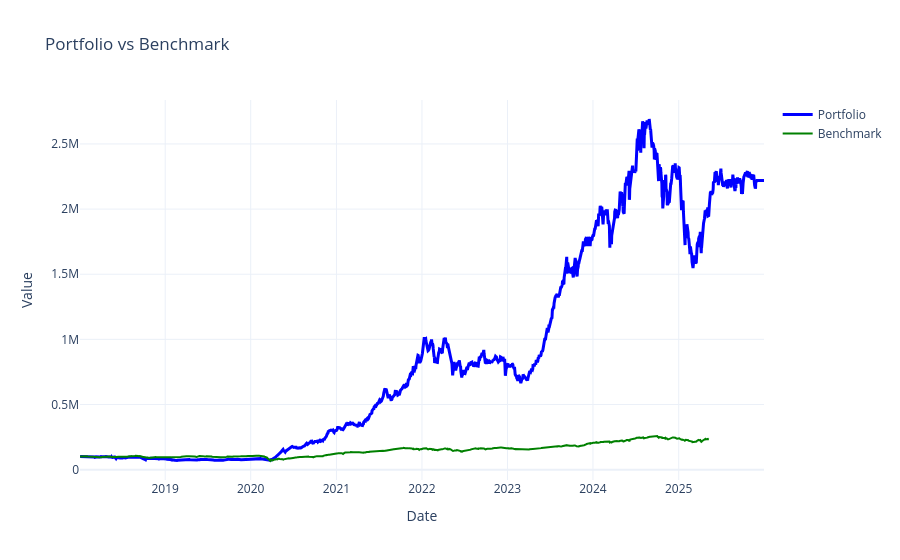

Notebook code for this chart:
### Code cell
import plotly.graph_objects as go
import plotly.io as pio
benchmark_df = pd.read_csv('src/benchmark.csv', index_col=0, parse_dates=True)
benchmark_df=benchmark_df[START_DATE:END_DATE]#HERE ALSO IF UPDATED DATE IN "backtest()"
no_of_stocks = 100000 / benchmark_df['close'].iloc[0]
benchmark_df['close'] = benchmark_df['close'] * no_of_stocks
stats_eq = pf.stats()
eq_curve = pf.value()
eq_curve=eq_curve[START_DATE:END_DATE]
fig = go.Figure()

fig.add_trace(go.Scatter(
    x=eq_curve.index,
    y=eq_curve.values,
    mode='lines',
    name='Portfolio',
    line=dict(color='blue', width=3)
))
fig.add_trace(go.Scatter(
    x=benchmark_df.index,
    y=benchmark_df.iloc[:, 0],  # assumes benchmark is in first column
    mode='lines',
    name='Benchmark',
    line=dict(color='green', width=2)
))
fig.update_layout(
    title='Portfolio vs Benchmark',
    xaxis_title='Date',
    yaxis_title='Value',
    template='plotly_white'
)

fig.show()

### Figure 1 — Plotly figure (JSON) as saved in the notebook; plotly's stock layout.template omitted (floating-point values rounded to 4 significant figures; data arrays with more than 128 entries replaced by an {"elided": "..."} marker saying what was removed)
{"data": [{"line": {"color": "blue", "width": 3}, "mode": "lines", "name": "Portfolio", "type": "scatter", "x": {"elided": "1981 str values"}, "y": {"elided": "1981 float values"}}, {"line": {"color": "green", "width": 2}, "mode": "lines", "name": "Benchmark", "type": "scatter", "x": {"elided": "1819 str values"}, "y": {"elided": "1819 float values"}}], "layout": {"title": {"text": "Portfolio vs Benchmark"}, "xaxis": {"title": {"text": "Date"}}, "yaxis": {"title": {"text": "Value"}}}}
